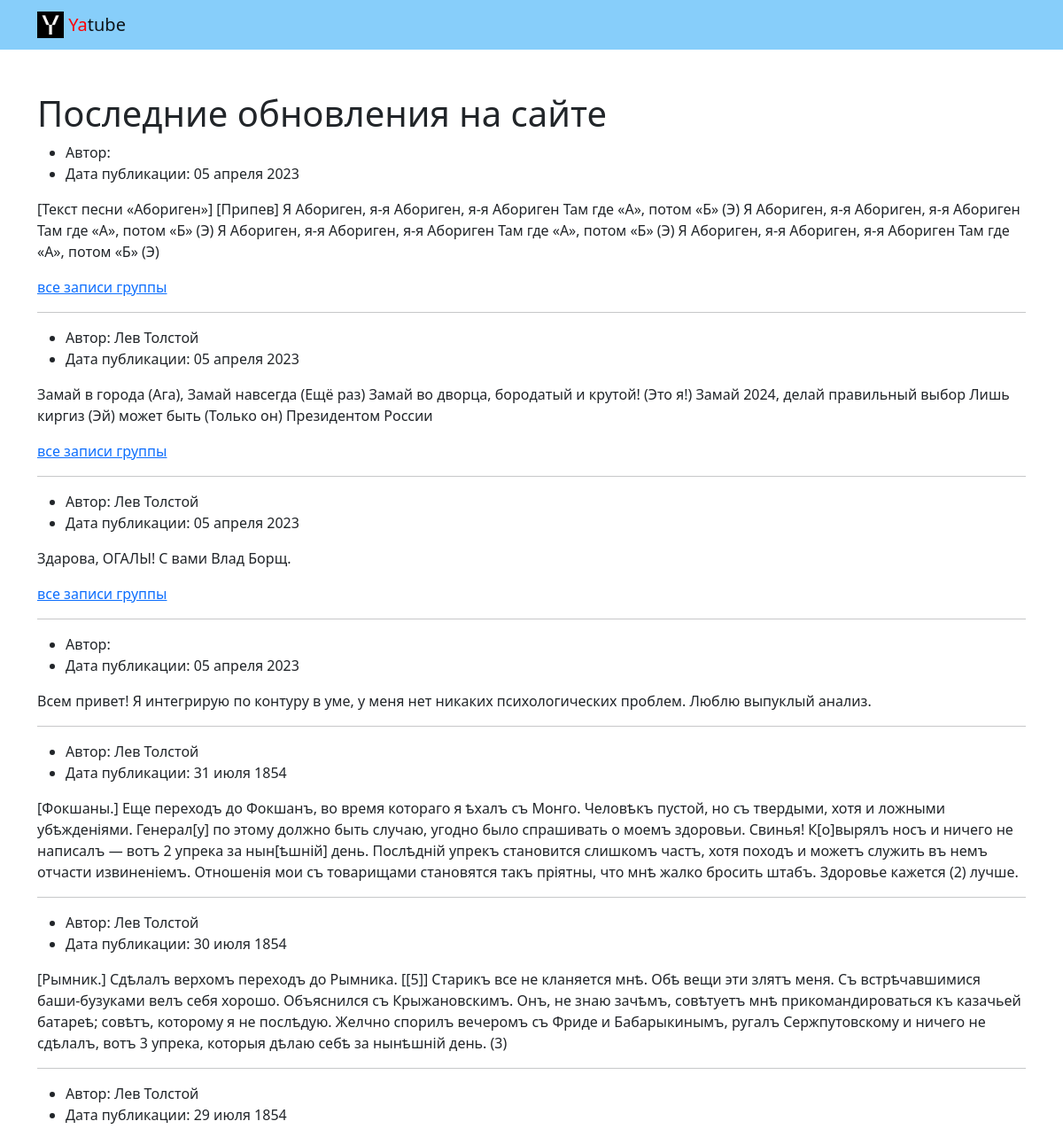
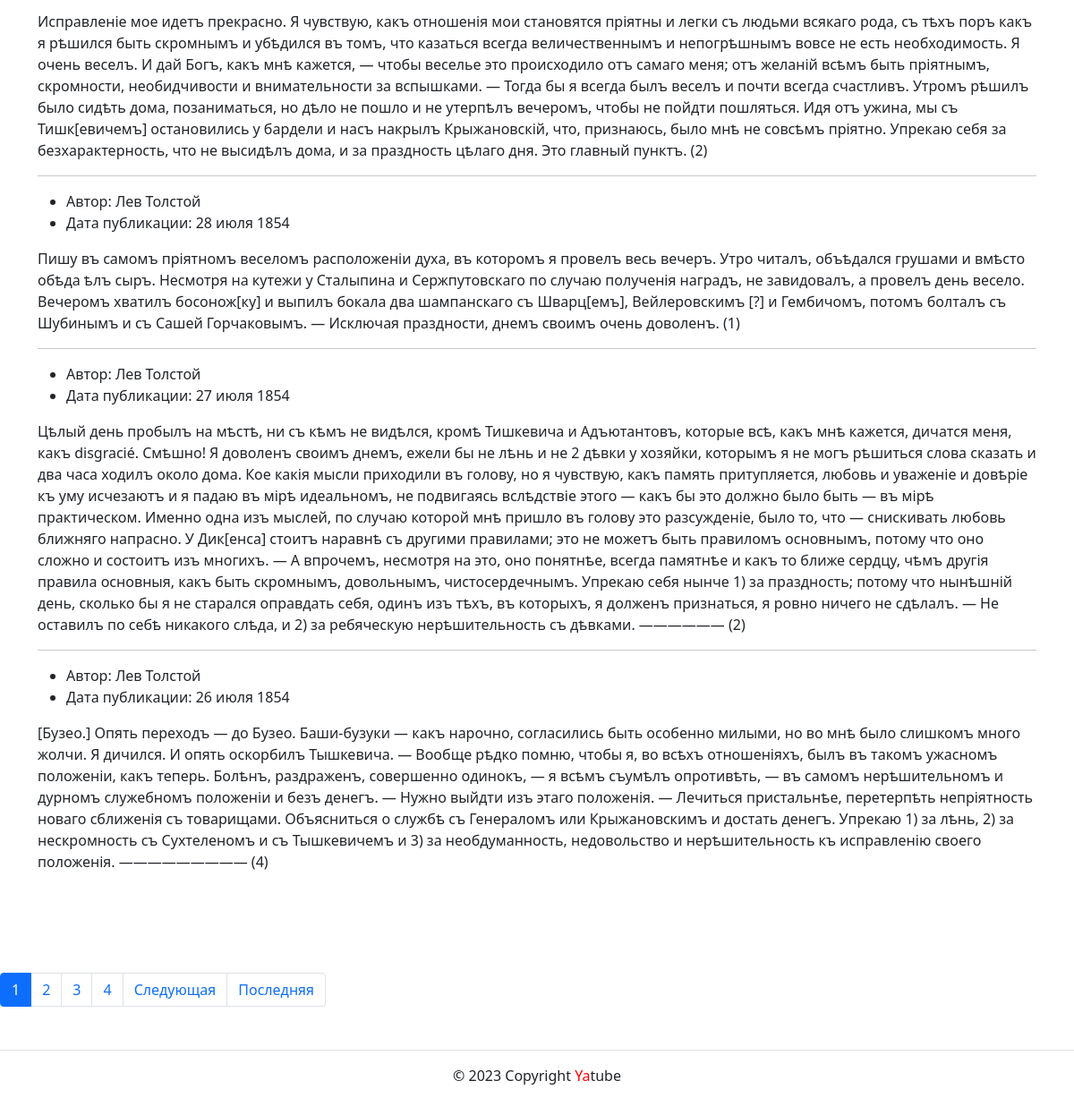
Before: / with the older database file (2 pictures, top to bottom).
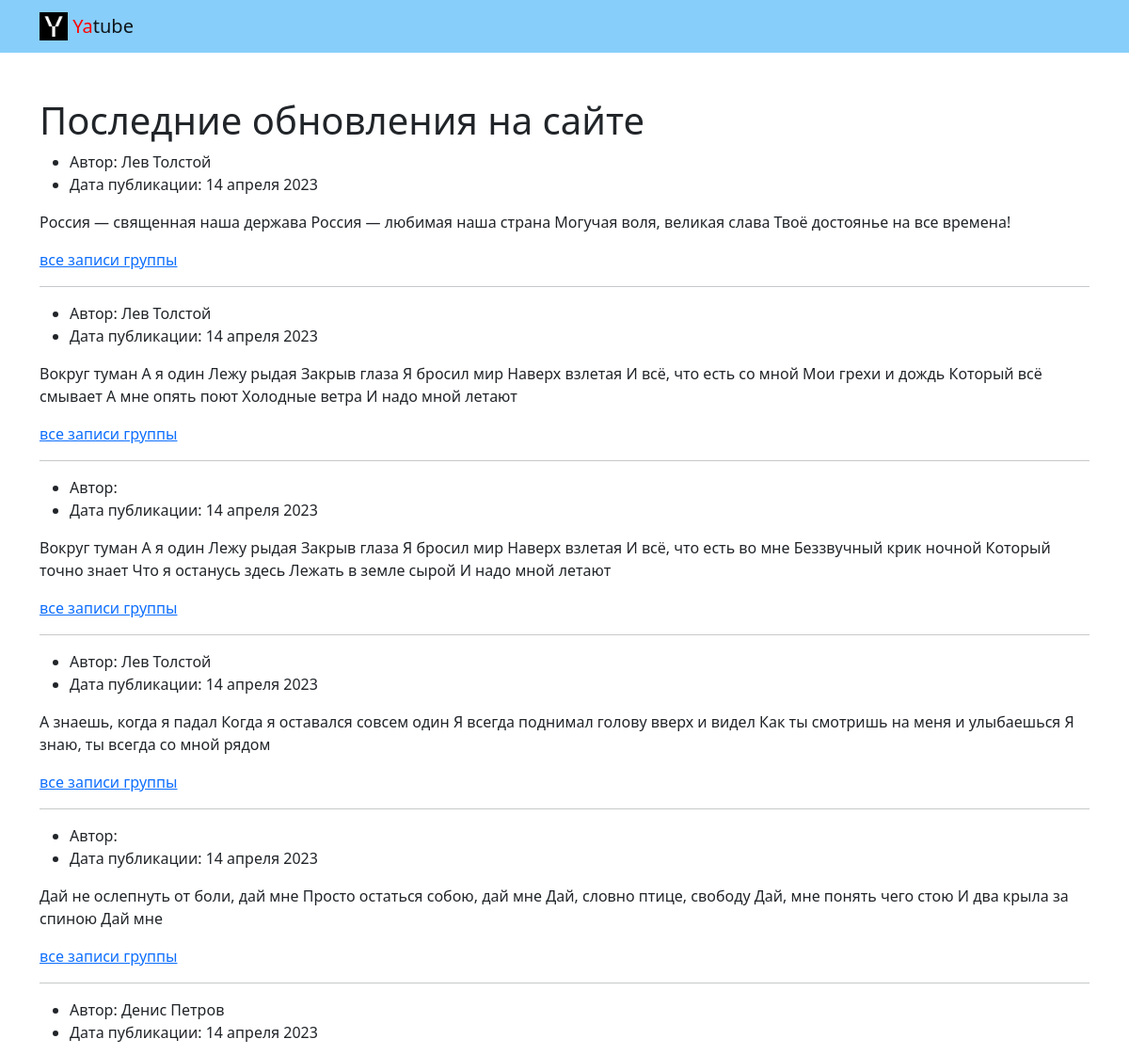
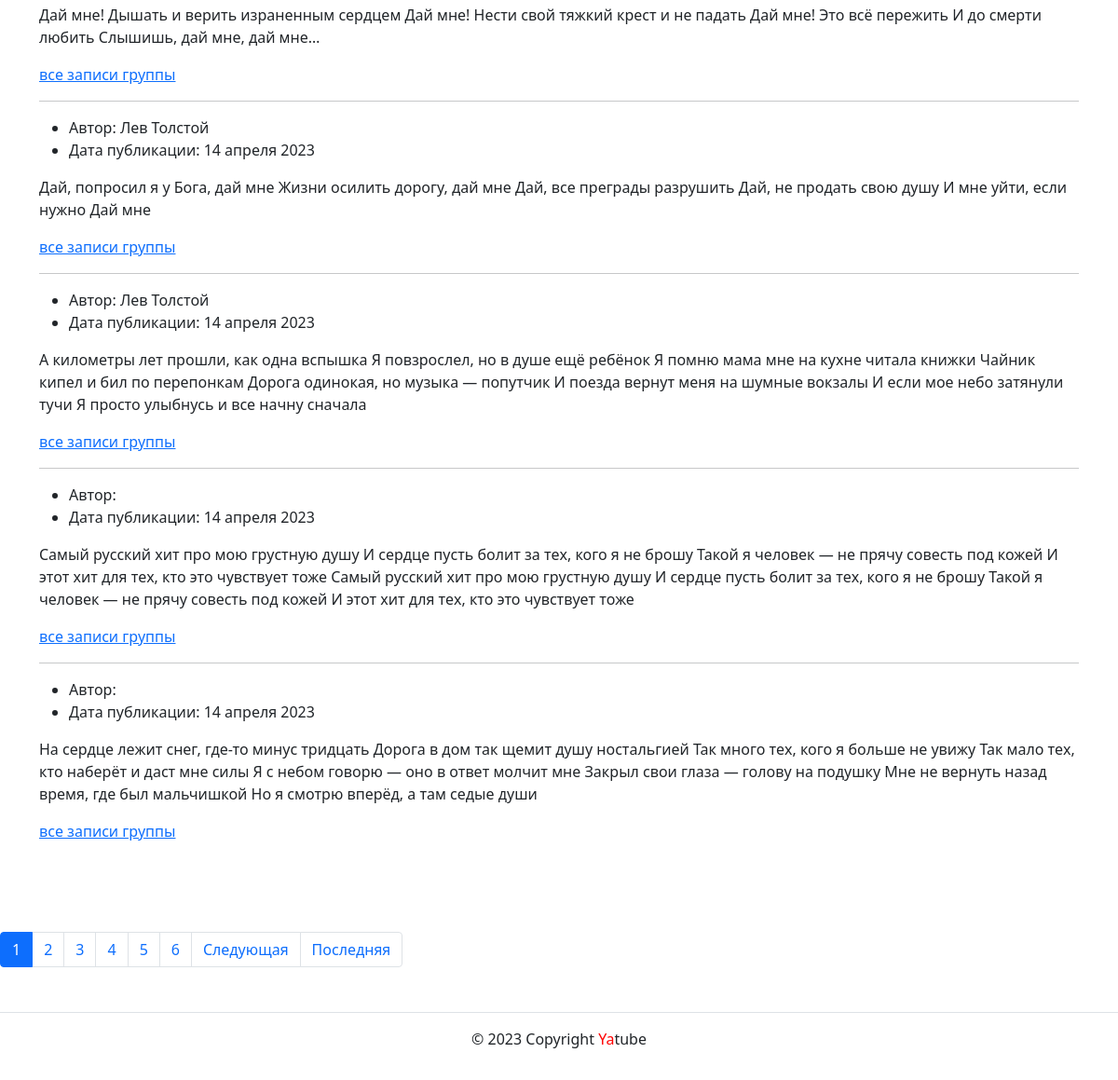
After: the same page with the newer database file (2 pictures, top to bottom).
### posts/models.py (models this page shows)
class Post(models.Model):
    text = models.TextField()
    pub_date = models.DateTimeField(auto_now_add=True)
    group = models.ForeignKey(
        Group,
        blank=True,
        null=True,
        on_delete=models.SET_NULL,
        related_name='group_posts'
    )
    author = models.ForeignKey(
        User,
        on_delete=models.CASCADE,
        related_name='posts'
    )

### posts/views.py (the view)
# urls.py: path('', views.index, name='index'),
def index(request):
    post_list = Post.objects.all().order_by('-pub_date')
    paginator = Paginator(post_list, NUM_OF_POSTS)
    page_number = request.GET.get('page')
    page_obj = paginator.get_page(page_number)
    context = {
        'page_obj': page_obj,
    }
    return render(request, 'posts/index.html', context)

### templates/posts/index.html (shortened to what this page needs)
{% extends 'base.html' %}
{% block content %}
    <main>
      <div class="container py-5">
        <h1>Последние обновления на сайте</h1>
        <article>
          {% for post in page_obj %}
          <ul>
            <li>
              Автор: {{ post.author.get_full_name }}
            </li>
            <li>
              Дата публикации: {{ post.pub_date|date:"d E Y" }}
            </li>
          </ul>
          <p>{{ post.text }}</p>
          {% if post.group %}
            <a href="{% url 'posts:group_posts' post.group.slug %}">все записи группы</a>
          {% endif %}
          {% if not forloop.last %}<hr>{% endif %}
        {% endfor %}
        </article>
      </div>
    </main>
  {% include 'posts/includes/paginator.html' %}
{% endblock %}

Changed rows visible on the page:
no longer on this page (row unchanged): Post: pub_date "05 апреля 2023", text "[Текст песни «Абориген»] [Припев] Я Абориген, я-я Абориген, я-я Абориген Там где «А», потом «Б» (Э) Я Абориген, я-я Абориген, я-я Абориген Там где «А», потом «Б» (Э) Я Абориген, я-я Абориген, я-я Абориген Там где «А», потом «Б» (Э) Я Абориген, я-я Абориген, я-я Абориген Там где «А», потом «Б» (Э)", shows "все записи группы"
no longer on this page (row unchanged): Post: author.get_full_name "Лев Толстой", pub_date "05 апреля 2023", text "Замай в города (Ага), Замай навсегда (Ещё раз) Замай во дворца, бородатый и крутой! (Это я!) Замай 2024, делай правильный выбор Лишь киргиз (Эй) может быть (Только он) Президентом России", shows "все записи группы"
no longer on this page (row unchanged): Post: author.get_full_name "Лев Толстой", pub_date "05 апреля 2023", text "Здарова, ОГАЛЫ! С вами Влад Борщ.", shows "все записи группы"
no longer on this page (row unchanged): Post: pub_date "05 апреля 2023", text "Всем привет! Я интегрирую по контуру в уме, у меня нет никаких психологических проблем. Люблю выпуклый анализ."
no longer on this page (row unchanged): Post: author.get_full_name "Лев Толстой", pub_date "31 июля 1854", text "[Фокшаны.] Еще переходъ до Фокшанъ, во время котораго я ѣхалъ съ Монго. Человѣкъ пустой, но съ твердыми, хотя и ложными убѣжденіями. Генерал[у] по этому должно быть случаю, угодно было спрашивать о моемъ здоровьи. Свинья! К[о]вырялъ носъ и ничего не написалъ — вотъ 2 упрека за нын[ѣшній] день. Послѣдній упрекъ становится слишкомъ частъ, хотя походъ и можетъ служить въ немъ отчасти извиненіемъ. Отношенія мои съ товарищами становятся такъ пріятны, что мнѣ жалко бросить штабъ. Здоровье кажется (2) лучше."
no longer on this page (row unchanged): Post: author.get_full_name "Лев Толстой", pub_date "30 июля 1854", text "[Рымник.] Сдѣлалъ верхомъ переходъ до Рымника. [[5]] Старикъ все не кланяется мнѣ. Обѣ вещи эти злятъ меня. Съ встрѣчавшимися баши-бузуками велъ себя хорошо. Объяснился съ Крыжановскимъ. Онъ, не знаю зачѣмъ, совѣтуетъ мнѣ прикомандироваться къ казачьей батареѣ; совѣтъ, которому я не послѣдую. Желчно спорилъ вечеромъ съ Фриде и Бабарыкинымъ, ругалъ Сержпутовскому и ничего не сдѣлалъ, вотъ 3 упрека, которыя дѣлаю себѣ за нынѣшній день. (3)"
no longer on this page (row unchanged): Post: author.get_full_name "Лев Толстой", pub_date "29 июля 1854", text "Исправленіе мое идетъ прекрасно. Я чувствую, какъ отношенія мои становятся пріятны и легки съ людьми всякаго рода, съ тѣхъ поръ какъ я рѣшился быть скромнымъ и убѣдился въ томъ, что казаться всегда величественнымъ и непогрѣшнымъ вовсе не есть необходимость. Я очень веселъ. И дай Богъ, какъ мнѣ кажется, — чтобы веселье это происходило отъ самаго меня; отъ желаній всѣмъ быть пріятнымъ, скромности, необидчивости и внимательности за вспышками. — Тогда бы я всегда былъ веселъ и почти всегда счастливъ. Утромъ рѣшилъ было сидѣть дома, позаниматься, но дѣло не пошло и не утерпѣлъ вечеромъ, чтобы не пойдти пошляться. Идя отъ ужина, мы съ Тишк[евичемъ] остановились у бардели и насъ накрылъ…"
no longer on this page (row unchanged): Post: author.get_full_name "Лев Толстой", pub_date "28 июля 1854", text "Пишу въ самомъ пріятномъ веселомъ расположеніи духа, въ которомъ я провелъ весь вечеръ. Утро читалъ, объѣдался грушами и вмѣсто обѣда ѣлъ сыръ. Несмотря на кутежи у Сталыпина и Сержпутовскаго по случаю полученія наградъ, не завидовалъ, а провелъ день весело. Вечеромъ хватилъ босонож[ку] и выпилъ бокала два шампанскаго съ Шварц[емъ], Вейлеровскимъ [?] и Гембичомъ, потомъ болталъ съ Шубинымъ и съ Сашей Горчаковымъ. — Исключая праздности, днемъ своимъ очень доволенъ. (1)"
no longer on this page (row unchanged): Post: author.get_full_name "Лев Толстой", pub_date "27 июля 1854", text "Цѣлый день пробылъ на мѣстѣ, ни съ кѣмъ не видѣлся, кромѣ Тишкевича и Адъютантовъ, которые всѣ, какъ мнѣ кажется, дичатся меня, какъ disgracié. Смѣшно! Я доволенъ своимъ днемъ, ежели бы не лѣнь и не 2 дѣвки у хозяйки, которымъ я не могъ рѣшиться слова сказать и два часа ходилъ около дома. Кое какія мысли приходили въ голову, но я чувствую, какъ память притупляется, любовь и уваженіе и довѣріе къ уму исчезаютъ и я падаю въ мірѣ идеальномъ, не подвигаясь вслѣдствіе этого — какъ бы это должно было быть — въ мірѣ практическом. Именно одна изъ мыслей, по случаю которой мнѣ пришло въ голову это разсужденіе, было то, что — снискивать любовь ближняго напрасно. У Дик[енса] стоитъ наравнѣ съ другими…"
no longer on this page (row unchanged): Post: author.get_full_name "Лев Толстой", pub_date "26 июля 1854", text "[Бузео.] Опять переходъ — до Бузео. Баши-бузуки — какъ нарочно, согласились быть особенно милыми, но во мнѣ было слишкомъ много жолчи. Я дичился. И опять оскорбилъ Тышкевича. — Вообще рѣдко помню, чтобы я, во всѣхъ отношеніяхъ, былъ въ такомъ ужасномъ положеніи, какъ теперь. Болѣнъ, раздраженъ, совершенно одинокъ, — я всѣмъ съумѣлъ опротивѣть, — въ самомъ нерѣшительномъ и дурномъ служебномъ положеніи и безъ денегъ. — Нужно выйдти изъ этаго положенія. — Лечиться пристальнѣе, перетерпѣть непріятность новаго сближенія съ товарищами. Объясниться о службѣ съ Генераломъ или Крыжановскимъ и достать денегъ. Упрекаю 1) за лѣнь, 2) за нескромность съ Сухтеленомъ и съ Тышкевичемъ и 3) за…"
added Post: author.get_full_name "Лев Толстой", pub_date "14 апреля 2023", text "Россия — священная наша держава Россия — любимая наша страна Могучая воля, великая слава Твоё достоянье на все времена!", shows "все записи группы"
added Post: author.get_full_name "Лев Толстой", pub_date "14 апреля 2023", text "Вокруг туман А я один Лежу рыдая Закрыв глаза Я бросил мир Наверх взлетая И всё, что есть со мной Мои грехи и дождь Который всё смывает А мне опять поют Холодные ветра И надо мной летают", shows "все записи группы"
added Post: pub_date "14 апреля 2023", text "Вокруг туман А я один Лежу рыдая Закрыв глаза Я бросил мир Наверх взлетая И всё, что есть во мне Беззвучный крик ночной Который точно знает Что я останусь здесь Лежать в земле сырой И надо мной летают", shows "все записи группы"
added Post: author.get_full_name "Лев Толстой", pub_date "14 апреля 2023", text "А знаешь, когда я падал Когда я оставался совсем один Я всегда поднимал голову вверх и видел Как ты смотришь на меня и улыбаешься Я знаю, ты всегда со мной рядом", shows "все записи группы"
added Post: pub_date "14 апреля 2023", text "Дай не ослепнуть от боли, дай мне Просто остаться собою, дай мне Дай, словно птице, свободу Дай, мне понять чего стою И два крыла за спиною Дай мне", shows "все записи группы"
added Post: author.get_full_name "Денис Петров", pub_date "14 апреля 2023", text "Дай мне! Дышать и верить израненным сердцем Дай мне! Нести свой тяжкий крест и не падать Дай мне! Это всё пережить И до смерти любить Слышишь, дай мне, дай мне…", shows "все записи группы"
added Post: author.get_full_name "Лев Толстой", pub_date "14 апреля 2023", text "Дай, попросил я у Бога, дай мне Жизни осилить дорогу, дай мне Дай, все преграды разрушить Дай, не продать свою душу И мне уйти, если нужно Дай мне", shows "все записи группы"
added Post: author.get_full_name "Лев Толстой", pub_date "14 апреля 2023", text "А километры лет прошли, как одна вспышка Я повзрослел, но в душе ещё ребёнок Я помню мама мне на кухне читала книжки Чайник кипел и бил по перепонкам Дорога одинокая, но музыка — попутчик И поезда вернут меня на шумные вокзалы И если мое небо затянули тучи Я просто улыбнусь и все начну сначала", shows "все записи группы"
added Post: pub_date "14 апреля 2023", text "Самый русский хит про мою грустную душу И сердце пусть болит за тех, кого я не брошу Такой я человек — не прячу совесть под кожей И этот хит для тех, кто это чувствует тоже Самый русский хит про мою грустную душу И сердце пусть болит за тех, кого я не брошу Такой я человек — не прячу совесть под кожей И этот хит для тех, кто это чувствует тоже", shows "все записи группы"
added Post: pub_date "14 апреля 2023", text "На сердце лежит снег, где-то минус тридцать Дорога в дом так щемит душу ностальгией Так много тех, кого я больше не увижу Так мало тех, кто наберёт и даст мне силы Я с небом говорю — оно в ответ молчит мне Закрыл свои глаза — голову на подушку Мне не вернуть назад время, где был мальчишкой Но я смотрю вперёд, а там седые души", shows "все записи группы"
Other visible differences:
new list line: "5"
new list line: "6"
